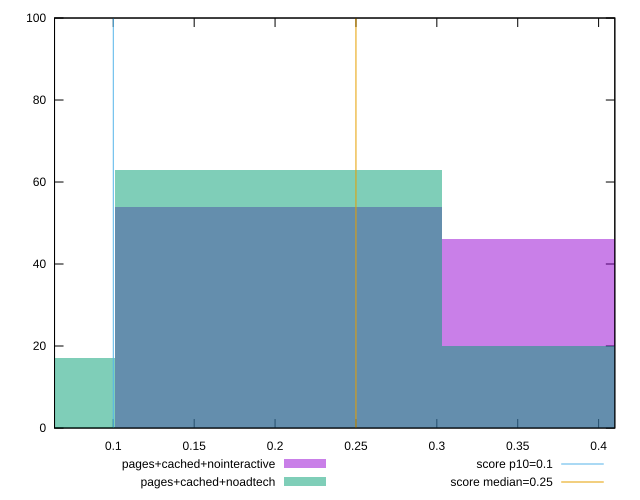

Write the gnuplot code that produced this figure.
reset

$pagesCachedNointeractive <<EOF
0.2020961977367637 54
0.4041923954735274 46
EOF

$pagesCachedNoadtech <<EOF
0.2020961977367637 63
0 17
0.4041923954735274 20
EOF

set key outside below
set boxwidth 0.2020961977367637
set xrange [0.0636767578125:0.41002414533827036]
set yrange [0:100]
set trange [0:100]
set style fill transparent solid 0.5 noborder

set parametric
set terminal svg size 640, 500 enhanced background rgb 'white'
set output "report_00007_2020-12-11T15:55:29.892Z/cumulative-layout-shift/comparison/histogram/3_vs_4.svg"

plot $pagesCachedNointeractive title "pages+cached+nointeractive" with boxes, \
     $pagesCachedNoadtech title "pages+cached+noadtech" with boxes, \
     0.1,t title "score p10=0.1", \
     0.25,t title "score median=0.25"

reset
